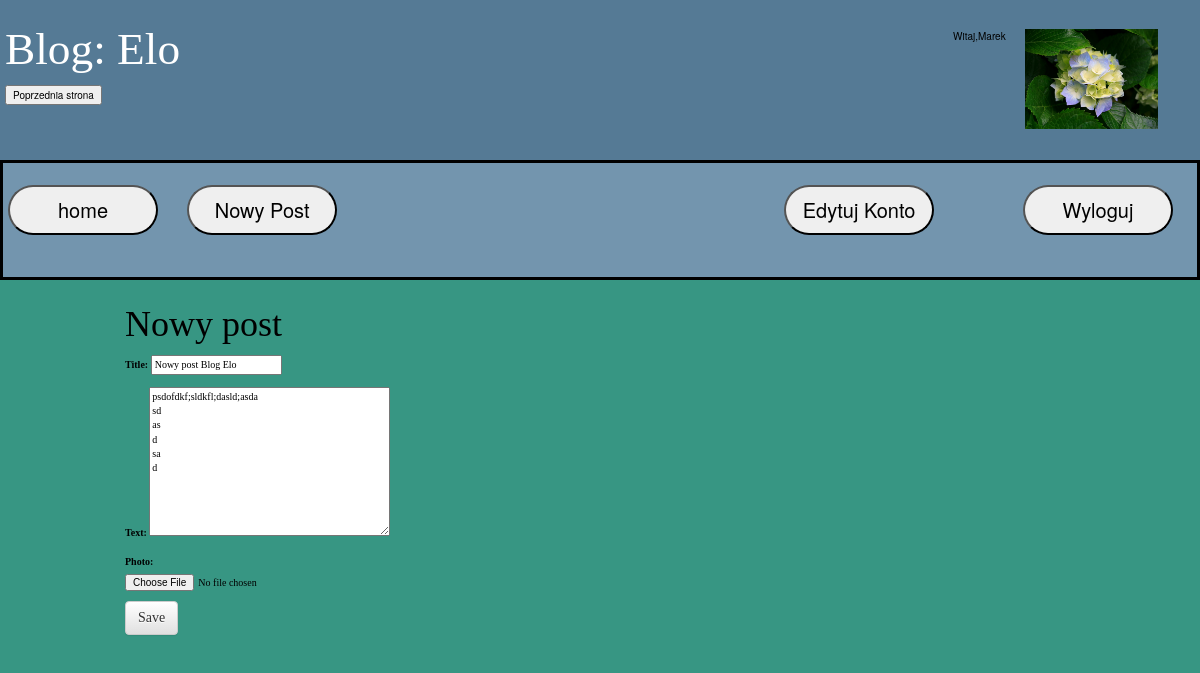
The page /post/17/3/edit/ (signed in) on the database its author committed.
### Blog/models.py (models this page shows, shortened)
class BlogClass(models.Model):
    title = models.CharField(max_length=200)
    author = models.ForeignKey(settings.AUTH_USER_MODEL, on_delete=models.CASCADE, related_name='blogi')
    created_date = models.DateTimeField(default=timezone.now,editable=False)

class Post(models.Model):
    blog = models.ForeignKey('BlogClass', on_delete=models.CASCADE)
    author = models.ForeignKey(settings.AUTH_USER_MODEL,on_delete=models.CASCADE,related_name='posty')
    title = models.CharField(max_length=200)
    text = models.TextField()
    created_date = models.DateTimeField(default=timezone.now,editable=False)
    photo = models.ImageField(upload_to='users/%Y/%m/%d',blank=True)

### account/models.py (models this page shows, shortened)
class Profile(models.Model):
    user = models.OneToOneField(settings.AUTH_USER_MODEL,on_delete=models.CASCADE,primary_key=True)
    email=models.EmailField(default="")
    date_of_birth = models.DateField(blank=True, null=True)
    photo = models.ImageField(upload_to='users/%Y/%m/%d',blank=True)
    biography=models.TextField(help_text="Napisz coś o sobie",blank=True,null=True)

### Blog/views.py (the view)
# urls.py: url(r'^post/(?P<pk>\d+)/(?P<id_blogu>(\d+))/edit/$', my_views.post_edit, name='post_edit'),
@login_required
def post_edit(request, pk, id_blogu):
    pk = pk
    blog = get_object_or_404(BlogClass, pk=id_blogu)
    profile = Profile.objects.all()
    post = get_object_or_404(Post, pk=pk)
    if request.user==post.author    :
        if request.method == "POST":
            form = PostForm(request.POST, instance=post,files=request.FILES)
            if form.is_valid():
                post = form.save(commit=False)
                post.author =request.user
                post.published_date = timezone.now()
                post.save()
                messages.success(request, 'Edycja posta przebiegła pomyślnie!')
                return redirect('post_detail', pk=post.pk, id_blogu=id_blogu)
        else:
            form = PostForm(instance=post)
    else:
        messages.error(request, 'Nie możesz edytować tego post! Nie jesteś jego autorem!')
        return redirect('/', pk=post.pk)
    return render(request, 'blog/post_edit.html', {'form': form,  "profile": profile, "pk": pk, "blog": blog})

### Blog/forms.py
class PostForm(forms.ModelForm):
    class Meta:
        model = Post
        fields = ('title', 'text', 'photo',)

### Blog/templates/blog/post_edit.html
{% extends 'blog/base.html' %}
{% block content %}
    <h1>Nowy post</h1>
    <form method="POST" class="post-form" enctype="multipart/form-data">{% csrf_token %}
        {{ form.as_p }}
        <button type="submit" class="save btn btn-default">Save</button>
    </form>
{% endblock %}

### Blog/templates/blog/base.html (shortened to what this page needs)
{% load staticfiles %}
<html>
    <head>
        <link rel="stylesheet" href="//maxcdn.bootstrapcdn.com/bootstrap/3.2.0/css/bootstrap.min.css">
        <link rel="stylesheet" href="//maxcdn.bootstrapcdn.com/bootstrap/3.2.0/css/bootstrap-theme.min.css">
        <link rel="stylesheet" href="{% static 'css/blog.css' %}">
    </head>
    <body>
        <div class="okno_blogi">
            <h1><a href="{% url 'post_list' pk=blog.pk %}">Blog: {{ blog.title}}</a></h1>
            <input type=button value="Poprzednia strona" onClick="javascript:history.go(-1);">
            {% if user.is_authenticated %}
             <div class="uzytkownik">Witaj,{{request.user.username}}</div>
            {% for prof in profile %}
            {% if prof.user == request.user %}
            {% if prof.photo %}
            <div class="wyloguj"><img height="100" src="{{prof.photo.url}}"/> </div>
            {% endif %}
            {% endif %}
            {% endfor %}
            {% endif %}
        </div>
        <div class="menu">
        <div class="home" onclick="location.href='{% url 'Blogi' %}'"> <button >home</button></div>
       {% if user.is_authenticated %}
        <div class="wyloguj" onclick="location.href='{% url 'logout' %}'"> <button >Wyloguj</button></div>
        <div class="nowy_post" onclick="location.href='{% url 'post_new' pk=blog.pk %}'"><button>Nowy Post</button></div>
        <div class="rejestracja" onclick="location.href='{% url 'edit'%}'" ><button>Edytuj Konto</button></div>
       {%else%}
        <div class="rejestracja" onclick="location.href='{% url 'register' %}'"> <button >Rejestracja</button></div>
        <div class="logowanie" onclick="location.href='{% url 'login' %}'"> <button >Logowanie</button></div>
       {% endif %}
        </div>
    <div class="Menu_contener">
        <div class="row">
            <div class="col-md-8">
            {% block content %}
            {% endblock %}
            </div>
        </div>
    </div>
    </body>
</html>

### Blog/static/css/blog.css (style rules this page uses)
body { color: black; font-size: 10px; background:#379683; }
a { color:black; }
.okno_blogi { position: absolute; bottom: 80%; right: 0%; left: 0%; top: 0%; padding: 5px; background: #557A95; }
.okno_blogi h1 { font-size:34pt; font-family: 'Algerian', cursive; }
.okno_blogi h1 a, .okno_blogi h1 a:visited { color:white; }
.menu { position:absolute; bottom:65%; top:20%; right:0%; left:0%; border-style:solid; border-color:black; background: #7395AE; }
.menu button { width:150px; height:50px; font-size:20px; border-radius:25px; }
div.home { position:absolute; margin:5px; top:15%; bottom:0%; left:0%; right:80%; }
div.rejestracja { position:absolute; margin:5px; top:15%; bottom:0%; left:65%; right:20%; }
div.nowy_post { position:absolute; margin:5px; top:15%; bottom:0%; left:15%; right:65%; }
div.wyloguj { position:absolute; margin:5px; top:15%; bottom:0%; left:85%; right:0%; }
.uzytkownik { position:absolute; margin:5px; top:15%; bottom:0%; left:79%; right:20%; }
.Menu_contener { position: absolute; bottom: 0%; top: 35%; left: 10%; right: 10%; padding: 5px; font-family: 'TimesNewRoman'; }

### rows shown on the page
BlogClass: title "Elo"
Profile: photo (picture)
Post: title "Nowy post Blog Elo", text "psdofdkf;sldkfl;dasld;asda sd as d sa d"

### other values the page prints
{{ request.user.username }} "Marek"
